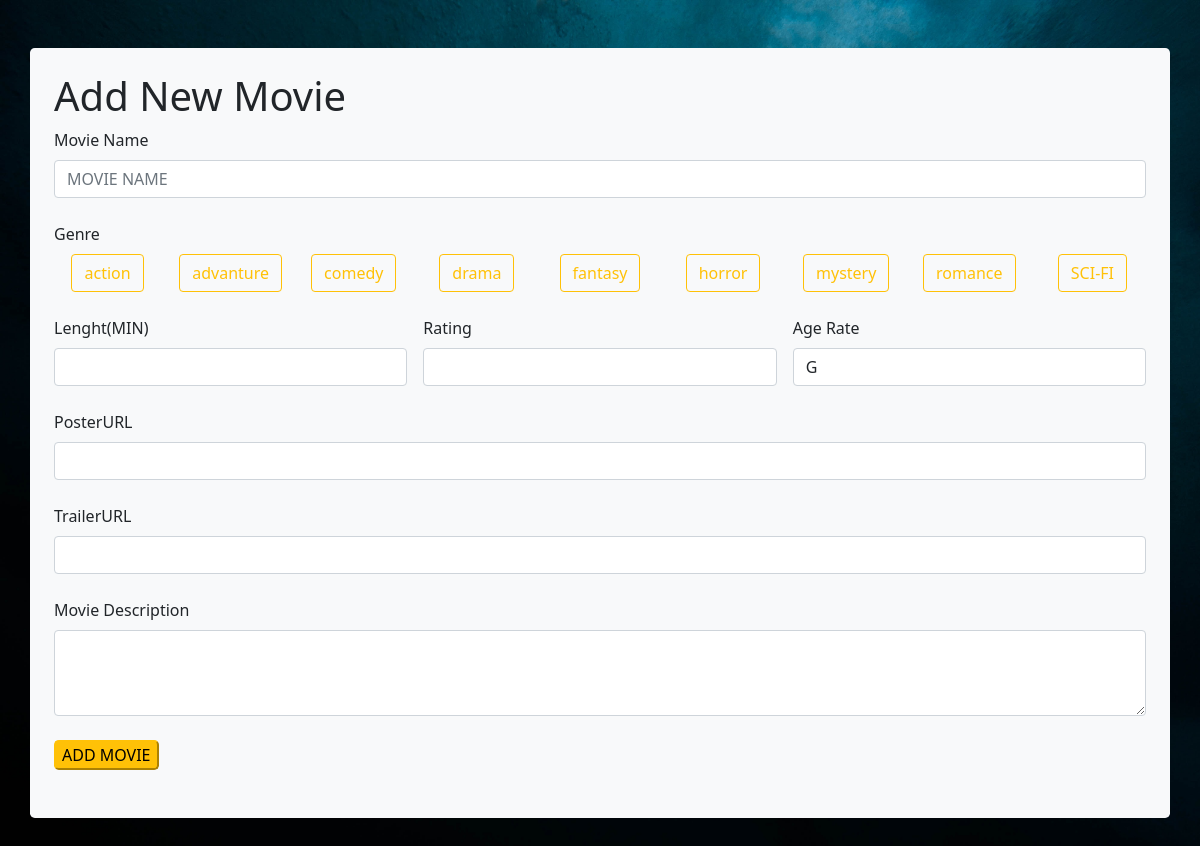
Screenshot of /Staff/add-movie.php with the database file from the repository.
### tables this page shows
CREATE TABLE `genre` (
  `Genre` varchar(20) NOT NULL
);

### Staff/add-movie.php (the view, shortened to what this page needs)
<?php
    include '../sql/connect.php';
?>
<!DOCTYPE html>
<html>
<head>
<link href="https://cdn.jsdelivr.net/npm/bootstrap@5.1.3/dist/css/bootstrap.min.css" rel="stylesheet">
<link rel="stylesheet" href="style.css">
</head>
<body>
<br><br>
<?php
  if(isset($_POST['EditMovie'])){
    $movieID = mysqli_real_escape_string($connect,$_POST['movieID']);
    $movieData = "SELECT * FROM movie WHERE MovieID ='$movieID'";
    $movieDataQuery = mysqli_query($connect,$movieData);
    $m = mysqli_fetch_assoc($movieDataQuery);
?>
<form action="add-movie_process.php" enctype="multipart/form-data" method="post">
<div class="container px-4 bg-light rounded-3">
<br>
<h1>Edit Movie ID:<?php echo $m['MovieID']; ?></h1>
<div class="row gx-3">
  <div class="col">
  <label for="MovieName" class="form-label">Movie Name</label>
  <input type="text" class="form-control" name="movieName" id="movieName" placeholder="MOVIE NAME" value="<?php echo $m['MovieName']; ?>" required>
</div>
</div>
<br>
<div class="row gx-3">
  <label for="MovieGenre" class="form-label">Genre</label>
</div>
<div class="row gx-3">
<?php
  $movGenFind = "SELECT * FROM moviegenre WHERE MovieID='$movieID'";
  $movGenQuery = mysqli_query($connect,$movGenFind);
  $movieGenre = array();
  $aTemp = 0;
  while($mg = mysqli_fetch_assoc($movGenQuery)){
    $movieGenre[$aTemp] = $mg['Genre'];
  }
  $sql = "SELECT * FROM genre ORDER BY genre ASC";
  $result=mysqli_query($connect,$sql);
  $genreNum = 0;
  while($row=mysqli_fetch_assoc($result)){
      $genre = $row['Genre'];
?>
<div class="col">
<div class="d-flex justify-content-center">
  <input type="checkbox" class="btn-check" id="<?php echo $genreNum; ?>" name="<?php echo $genreNum; ?>" value="<?php echo $genre; ?>"
    <?php foreach($movieGenre as $mg){ if( $genre == $mg ){ echo "checked";}}?> >
  <label class="btn btn-outline-warning" for="<?php echo $genreNum ?>"><?php echo $genre; ?></label>
</div>
</div>
<?php
  $genreNum +=1;
 }?>
</div>
<br>
<div class="row gx-3">
<div class="col">
  <label for="lenght" class="form-label">Lenght(MIN)</label>
  <input type="number" min="0" name="movieLenght" class="form-control" id="movieLenght" required value="<?php echo $m['Length']; ?>">
</div>
<div class="col">
  <label for="rating" class="form-label">Rating</label>
  <input type="number" min="0" max="5" name="movieRating" class="form-control" id="movieRating" required value="<?php echo $m['Rating']; ?>">
</div>
<div class="col">
  <div class="form-group">
    <label  class="form-label" for="movieRateAge">Age Rate</label>
    <select class="form-control" name="movieRateAge" id="movieRateAge">
<?php
  $sql = "SELECT * FROM rateage";
  $result=mysqli_query($connect,$sql);
  while($row=mysqli_fetch_assoc($result)){
      $rateage = $row['Rate'];
?>
    <option value="<?php echo $rateage; ?>"><?php echo $rateage; ?></option>
<?php } ?>
    </select>
  </div>
</div>
</div>
<br>
<div class="row gx-3">
<div class="col">
  <label for="posterURL" class="form-label">PosterURL</label>
  <input type="link" type="URL" name="posterURL" class="form-control" id="posterURL" required value="<?php echo $m['Poster']; ?>">
</div>
</div>
<br>
<div class="row gx-3">
  <div class="col">
  <label for="trailerURL" class="form-label">TrailerURL</label>
  <input type="link" type="URL" name="trailerURL" class="form-control" id="trailerURL" required value="<?php echo $m['TrailerURL']; ?>">
</div>
</div>
<br>
<div class="row gx-3">
  <div class="col">
  <label for="" class="form-label">Movie Description</label>
  <textarea class="form-control" name="movieDes" id="movieDes" rows="3" required ><?php echo $m['Details']; ?></textarea>
</div>
</div>
<br>
<input type="text" name="movieID" value="<?php echo $movieID?>" readonly>
<div class="row gx-3">
  <div class="col">
<input type="submit" name="EditMovie" class="btn-warning rounded-3" value="SAVE EDIT">
</div></div>
<br><br>
</form>
</div>
<br><br>
<?php
  }else{
?>
<form action="add-movie_process.php" enctype="multipart/form-data" method="post">
<div class="container px-4 bg-light rounded-3">
<br>
<h1>Add New Movie</h1>
<div class="row gx-3">
  <div class="col">
  <label for="MovieName" class="form-label">Movie Name</label>
  <input type="text" class="form-control" name="movieName" id="movieName" placeholder="MOVIE NAME" required>
</div>
</div>
<br>
<div class="row gx-3">
  <label for="MovieGenre" class="form-label">Genre</label>
</div>
<div class="row gx-3">
<?php
  $sql = "SELECT * FROM genre ORDER BY genre ASC";
  $result=mysqli_query($connect,$sql);
  $genreNum = 0;
  while($row=mysqli_fetch_assoc($result)){
      $genre = $row['Genre'];
?>
<div class="col">
<div class="d-flex justify-content-center">
  <label class="btn btn-outline-warning" for="<?php echo $genreNum ?>"><?php echo $genre; ?></label>
</div>
</div>
<?php
  $genreNum +=1;
 }?>
</div>
<br>
<div class="row gx-3">
<div class="col">
  <label for="lenght" class="form-label">Lenght(MIN)</label>
  <input type="number" min="0" name="movieLenght" class="form-control" id="movieLenght" required>
</div>
<div class="col">
  <label for="rating" class="form-label">Rating</label>
  <input type="number" min="0" max="5" name="movieRating" class="form-control" id="movieRating" required>
</div>
<div class="col">
  <div class="form-group">
    <label  class="form-label" for="movieRateAge">Age Rate</label>
    <select class="form-control" name="movieRateAge" id="movieRateAge">
<?php
  $sql = "SELECT * FROM rateage";
  $result=mysqli_query($connect,$sql);
  while($row=mysqli_fetch_assoc($result)){
      $rateage = $row['Rate'];
?>
    <option value="<?php echo $rateage; ?>"><?php echo $rateage; ?></option>
<?php } ?>
    </select>
  </div>
</div>
</div>
<br>
<div class="row gx-3">
<div class="col">
  <label for="posterURL" class="form-label">PosterURL</label>
  <input type="link" type="URL" name="posterURL" class="form-control" id="posterURL" required>
</div>
</div>
<br>
<div class="row gx-3">
  <div class="col">
  <label for="trailerURL" class="form-label">TrailerURL</label>
  <input type="link" type="URL" name="trailerURL" class="form-control" id="trailerURL" required>
</div>
</div>
<br>
<div class="row gx-3">
  <div class="col">
  <label for="" class="form-label">Movie Description</label>
  <textarea class="form-control" name="movieDes" id="movieDes" rows="3" required></textarea>
</div>
</div>
<br>
<div class="row gx-3">
  <div class="col">
<input type="submit" name="add_movie" class="btn-warning rounded-3" value="ADD MOVIE">
</div></div>
<br><br>
</form>
<br><br>
<?php } ?>
</body>
</html>

### Staff/style.css (style rules this page uses)
body { background-image: url('WebsiteBG1.jpg'); background-repeat: no-repeat; background-attachment: fixed; background-size: cover; }

### rows the page displays
genre: Genre "action"
genre: Genre "advanture"
genre: Genre "comedy"
genre: Genre "drama"
genre: Genre "fantasy"
genre: Genre "horror"
genre: Genre "mystery"
genre: Genre "romance"
genre: Genre "SCI-FI"

### other values shown
form field movieRateAge "G"
